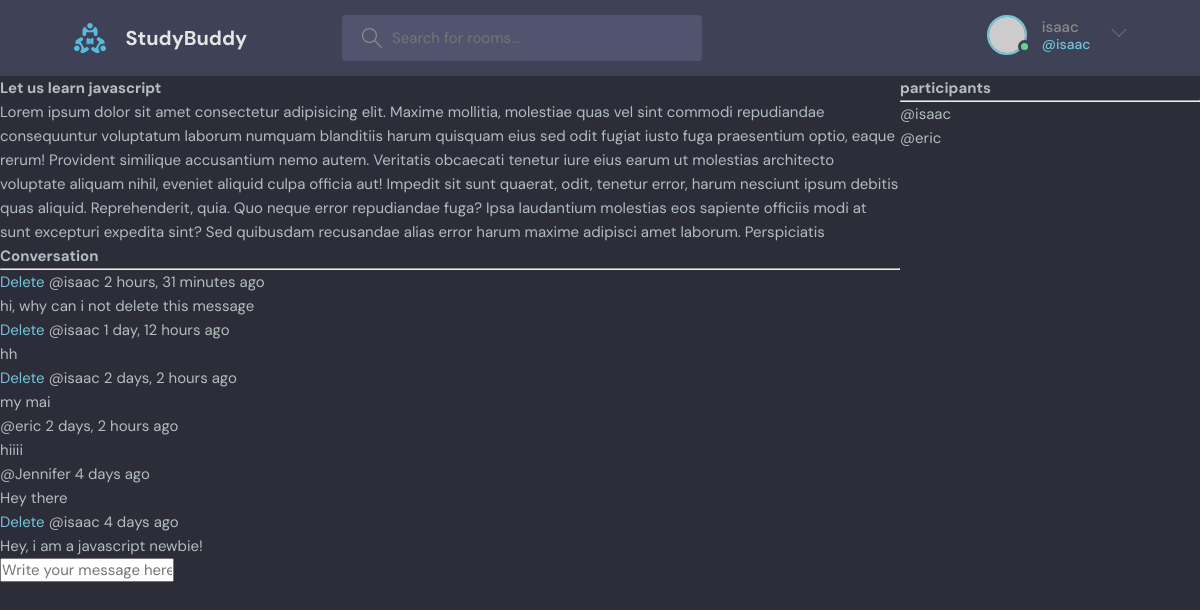
Screenshot of /room/1/ (signed in) with the database file from the repository.
### base/models.py (models this page shows, shortened)
class Room(models.Model):
    host = models.ForeignKey(User, on_delete=models.SET_NULL, null=True)
    topic = models.ForeignKey(Topic, on_delete=models.SET_NULL, null=True)
    name = models.CharField(max_length=200)
    description = models.TextField(null=True, blank=True)
    participants = models.ManyToManyField(
        User, related_name="participants", blank=True)
    updated = models.DateTimeField(auto_now=True)
    created = models.DateTimeField(auto_now_add=True)
    class Meta:
        ordering = ["-updated", "-created"]

class Message(models.Model):
    user = models.ForeignKey(User, on_delete=models.CASCADE)
    room = models.ForeignKey(Room, on_delete=models.CASCADE)
    body = models.TextField()
    updated = models.DateTimeField(auto_now=True)
    created = models.DateTimeField(auto_now_add=True)
    class Meta:
        ordering = ["-updated", "-created"]

### base/views.py (the view, shortened to what this page needs)
# urls.py: path("room/<str:pk>/", room, name="room"),
def room(request, pk):
    room = Room.objects.get(id=pk)
    room_messages = room.message_set.all()
    participants = room.participants.all()
    context = {"room": room, "room_messages": room_messages,
               "participants": participants}
    return render(request, "base/room.html", context)

### base/templates/base/room.html (shortened to what this page needs)
{%extends "main.html"%} {% block content%}
<div class="room-container">
	<div>
		<h1>{{room.name}}</h1>
		<p>{{room.description}}</p>
		<div class="comment-wrapper">
			<h3>Conversation</h3>
			<hr />
			{% for message in room_messages %}
			<div>
				{% if request.user == message.user %}
				<a href="{% url "delete-message" message.id %}">Delete</a>
				{%endif%}
				<small>@{{message.user}} {{message.created|timesince}} ago</small>
				<p>{{message.body}}</p>
			</div>
			{% endfor %}
		</div>
		{%if request.user.is_authenticated %}
		<div class="comment-form">
			<form action="" method="POST">
				<input type="text" name="body" placeholder="Write your message here" />
			</form>
		</div>
		{%endif%}
	</div>
	<div>
		<h3>participants</h3>
		<hr />
		{% for user in participants %}
		<div>
			<p>@{{user.username}}</p>
		</div>
		{% endfor %}
	</div>
</div>
{% endblock %}

### templates/navbar.html (shortened to what this page needs)
{% load static %}
<header class="header header--loggedIn">
	<div class="container">
		<a href="{% url 'home' %}" class="header__logo">
			<img src="{% static 'images/logo.svg' %}" />
			<h1>StudyBuddy</h1>
		</a>
		<form class="header__search" method="GET" action="{% url 'home' %}">
			<label>
				<input name="q" placeholder="Search for rooms..." />
			</label>
		</form>
		<nav class="header__menu">
			{% if request.user.is_authenticated %}
			<div class="header__user">
				<a href="profile.html">
					<div class="avatar avatar--medium active">
						<img src="https://randomuser.me/api/portraits/men/37.jpg" />
					</div>
					<p>
						{{request.user.username}} <span>@{{request.user.username}}</span>
					</p>
				</a>
				<button class="dropdown-button">
					<svg
						version="1.1"
						xmlns="http://www.w3.org/2000/svg"
						width="32"
						height="32"
						viewBox="0 0 32 32"
					>
						<title>chevron-down</title>
						<path d="M16 21l-13-13h-3l16 16 16-16h-3l-13 13z"></path>
					</svg>
				</button>
			</div>
			{% else %}
			<a href="{% url 'login' %}">
				<img src="{% static 'images/avatar.svg' %}" />
				<p>Login</p>
			</a>
			{% endif %}
		</nav>
	</div>
</header>

### static/styles/style.css (style rules this page uses)
:root { --color-main: #71c6dd; --color-main-light: #e1f6fb; --color-dark: #3f4156; --color-dark-medium: #51546e; --color-dark-light: #696d97; --color-light: #e5e5e5; --color-gray: #8b8b8b; --color-light-gray: #b2bdbd; --color-bg: #2d2d39; --color-success: #5dd693; --color-error: #fc4b0b; }
* { font-family: "DM Sans", -apple-system, BlinkMacSystemFont, "Segoe UI", Roboto, Oxygen, Ubuntu, Cantarell, "Open Sans", "Helvetica Neue", sans-serif; margin: 0; padding: 0; box-sizing: border-box; text-rendering: optimizeLegibility; font-size: inherit; }
html { font-size: 56.25%; }
@media only screen and (min-width: 1200px) { html { font-size: 62.5%; } }
body { line-height: 1.6; font-weight: 400; font-size: 1.5rem; color: var(--color-light-gray); background-color: var(--color-bg); min-height: 100vh; }
img { width: 100%; }
a { display: inline-block; color: var(--color-main); text-decoration: none; }
.container { max-width: 120rem; width: 90%; margin: auto; }
.avatar { position: relative; display: inline-block; border-radius: 50%; border: 2px solid var(--color-main); }
.avatar img { display: block; border-radius: 50%; object-fit: cover; object-position: center; }
.avatar::after { content: ""; display: block; position: absolute; background-color: var(--color-gray); z-index: 111; border-radius: 50%; border: 0.3rem solid var(--color-dark); }
.avatar.active::after { background-color: var(--color-success); }
.avatar.avatar--medium img { width: 3.6rem; height: 3.6rem; border-radius: 50%; }
.avatar.avatar--medium:after { width: 0.7rem; height: 0.7rem; bottom: 0px; right: -6px; }
.header { padding: 1.5rem; background-color: var(--color-dark); }
.header > .container { display: flex; gap: 9.5rem; }
.header__logo, .header__user { display: flex; gap: 2rem; align-items: center; }
.header__logo > img { height: 3.2rem; width: 3.2rem; }
.header__logo > h1 { font-weight: 700; font-size: 2rem; color: var(--color-light); }
.header__search > label { background-color: var(--color-dark-medium); padding: 1.3rem 1rem; display: flex; align-items: center; gap: 1rem; border-radius: 4px; }
.header__search svg { fill: var(--color-gray); width: 2rem; height: 2rem; margin-left: 1rem; }
.header__search input { width: 30rem; background: transparent; border: none; outline: none; color: var(--color-light); }
.header__menu { margin-left: auto; position: relative; }
.header__menu a { display: flex; gap: 1.5rem; align-items: center; font-weight: 500; text-decoration: none; color: var(--color-gray); }
.header__menu img { height: 3.6rem; }
.header__menu p { line-height: 1.2; }
.header__menu span { color: var(--color-main); font-weight: 500; font-size: 1.4rem; display: block; }
.header__menu svg { width: 1.6rem; height: 1.6rem; fill: var(--color-dark-light); }
.dropdown-button { background: transparent; border: 0; outline: 0; cursor: pointer; }

### base/templates/base/room.html (style rules this page uses)
.room-container { display: grid; grid-template-columns: 3fr 1fr; }

### rows the page displays
Room: name "Let us learn javascript", description "Lorem ipsum dolor sit amet consectetur adipisicing elit. Maxime mollitia, molestiae quas vel sint commodi repudiandae consequuntur voluptatum laborum numquam blanditiis harum quisquam eius sed odit fugiat iusto fuga praesentium optio, eaque rerum! Provident similique accusantium nemo autem. Veritatis obcaecati tenetur iure eius earum ut molestias architecto voluptate aliquam nihil, eveniet aliquid culpa officia aut! Impedit sit sunt quaerat, odit, tenetur error, harum nesciunt ipsum debitis quas aliquid. Reprehenderit, quia. Quo neque error repudiandae fuga? Ipsa laudantium molestias eos sapiente officiis modi at sunt excepturi expedita sint? Sed quibusdam recusandae alias error harum…"
Message: shows "Delete", user "isaac", created "2 hours, 31 minutes", body "hi, why can i not delete this message"
Message: shows "Delete", user "isaac", created "1 day, 12 hours", body "hh"
Message: shows "Delete", user "isaac", created "2 days, 2 hours", body "my mai"
Message: user "eric", created "2 days, 2 hours", body "hiiii"
Message: user "Jennifer", created "4 days", body "Hey there"
Message: shows "Delete", user "isaac", created "4 days", body "Hey, i am a javascript newbie!"

### other values shown
{{ request.user.username }} "isaac"
{{ user.username }} "isaac"
{{ user.username }} "eric"
